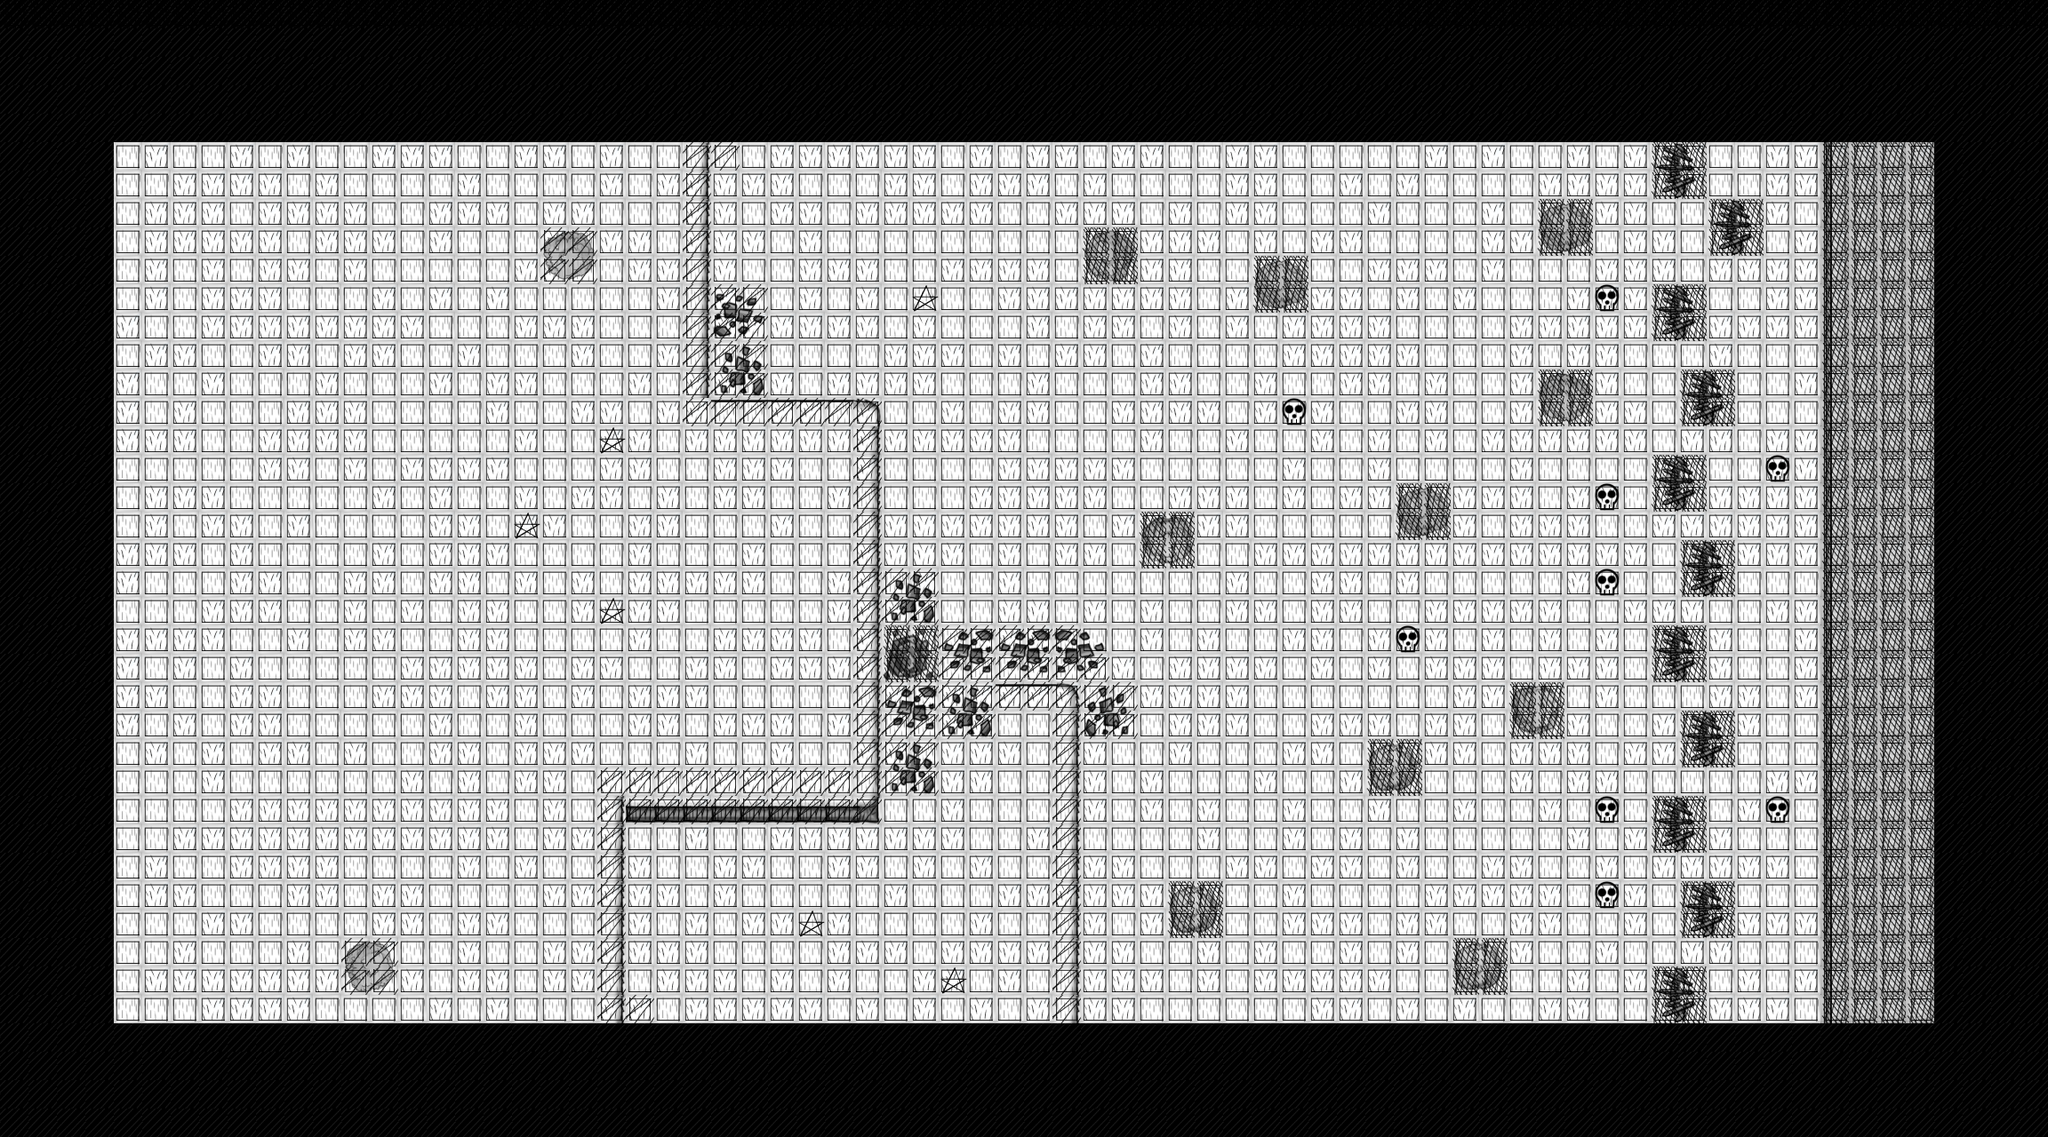

A 2D game scene composited from a Tiled map and its tileset images. What follows is a short description and the map's XML, with each tile layer's data collapsed to a summary:
An orthogonal 72x40 tile map with 32x32 px tiles, 4 tile layers (Aesthetic Layer, Doodadlayer, Data Layer, Spawn Layer), 2 tilesets.

<map version="1.0" tiledversion="1.1.5" orientation="orthogonal" renderorder="right-down" width="72" height="40" tilewidth="32" tileheight="32" infinite="0" nextobjectid="1">
 <tileset firstgid="1" name="32X32" tilewidth="32" tileheight="32" tilecount="35" columns="5">
  <image source="../32X32.png" width="160" height="224" />
  <tile id="0">
   <properties>
    <property name="canMove" type="bool" value="true" />
    <property name="moveCost" type="int" value="1" />
    <property name="occupied" type="bool" value="false" />
   </properties>
  </tile>
  <tile id="1">
   <properties>
    <property name="canMove" type="bool" value="true" />
    <property name="moveCost" type="int" value="3" />
    <property name="occupied" type="bool" value="false" />
   </properties>
  </tile>
  <tile id="2">
   <properties>
    <property name="canMove" type="bool" value="false" />
    <property name="moveCost" type="int" value="0" />
    <property name="occupied" type="bool" value="false" />
   </properties>
  </tile>
  <tile id="4">
   <properties>
    <property name="EnemySpawn" type="bool" value="false" />
    <property name="VanguardSpawn" type="bool" value="true" />
   </properties>
  </tile>
  <tile id="34">
   <properties>
    <property name="EnemySpawn" type="bool" value="true" />
    <property name="VanguardSpawn" type="bool" value="false" />
   </properties>
  </tile>
 </tileset>
 <tileset firstgid="36" name="64X64" tilewidth="32" tileheight="32" tilecount="24" columns="4">
  <image source="../64X64.png" width="128" height="192" />
 </tileset>
 <layer name="Aesthetic Layer" width="72" height="40">
  <data>[2880 cells, 2880 non-empty, 4 distinct tile ids]</data>
 </layer>
 <layer name="Doodadlayer" width="72" height="40">
  <data>[2880 cells, 228 non-empty, 26 distinct tile ids]</data>
 </layer>
 <layer name="Data Layer" width="72" height="40">
  <data>[2880 cells, 2880 non-empty, 3 distinct tile ids]</data>
 </layer>
 <layer name="Spawn Layer" width="72" height="40">
  <data>[2880 cells, 839 non-empty, 3 distinct tile ids]</data>
 </layer>
</map>
